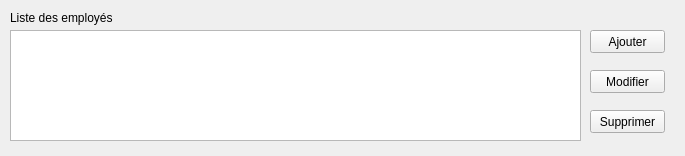
<?xml version="1.0" encoding="UTF-8"?>
<ui version="4.0">
 <class>Form</class>
 <widget class="QWidget" name="Form">
  <property name="geometry">
   <rect>
    <x>0</x>
    <y>0</y>
    <width>685</width>
    <height>156</height>
   </rect>
  </property>
  <property name="windowTitle">
   <string>Form</string>
  </property>
  <widget class="QListWidget" name="listWidget">
   <property name="geometry">
    <rect>
     <x>10</x>
     <y>30</y>
     <width>571</width>
     <height>111</height>
    </rect>
   </property>
  </widget>
  <widget class="QPushButton" name="pushButton">
   <property name="geometry">
    <rect>
     <x>590</x>
     <y>30</y>
     <width>75</width>
     <height>23</height>
    </rect>
   </property>
   <property name="text">
    <string>Ajouter</string>
   </property>
  </widget>
  <widget class="QPushButton" name="pushButton_2">
   <property name="geometry">
    <rect>
     <x>590</x>
     <y>70</y>
     <width>75</width>
     <height>23</height>
    </rect>
   </property>
   <property name="text">
    <string>Modifier</string>
   </property>
  </widget>
  <widget class="QPushButton" name="pushButton_3">
   <property name="geometry">
    <rect>
     <x>590</x>
     <y>110</y>
     <width>75</width>
     <height>23</height>
    </rect>
   </property>
   <property name="text">
    <string>Supprimer</string>
   </property>
  </widget>
  <widget class="QLabel" name="label">
   <property name="geometry">
    <rect>
     <x>10</x>
     <y>10</y>
     <width>281</width>
     <height>16</height>
    </rect>
   </property>
   <property name="text">
    <string>Liste des employés</string>
   </property>
  </widget>
 </widget>
 <resources/>
 <connections/>
</ui>
